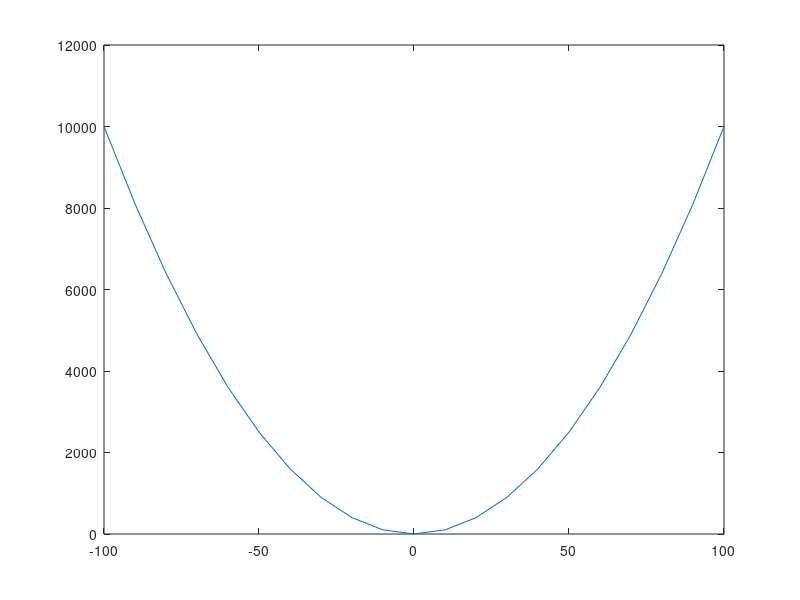

MATLAB code for this plot:
% Octave Script
% Title         :Grafica 2
% Author        :Kevin Yoan Calderón García
% Description   :Script para graficar una funcion
% Date          :28/10/2021
% Version       :1
% Usage         :octave
%               :
%               :Requiere de octave

clear
% Dominio de la funcion
x = -100:10:100;
% Rango de la funcion
fx = ((1)+(x.^2)); 
% Funcion a plotear
plot(x, fx)
